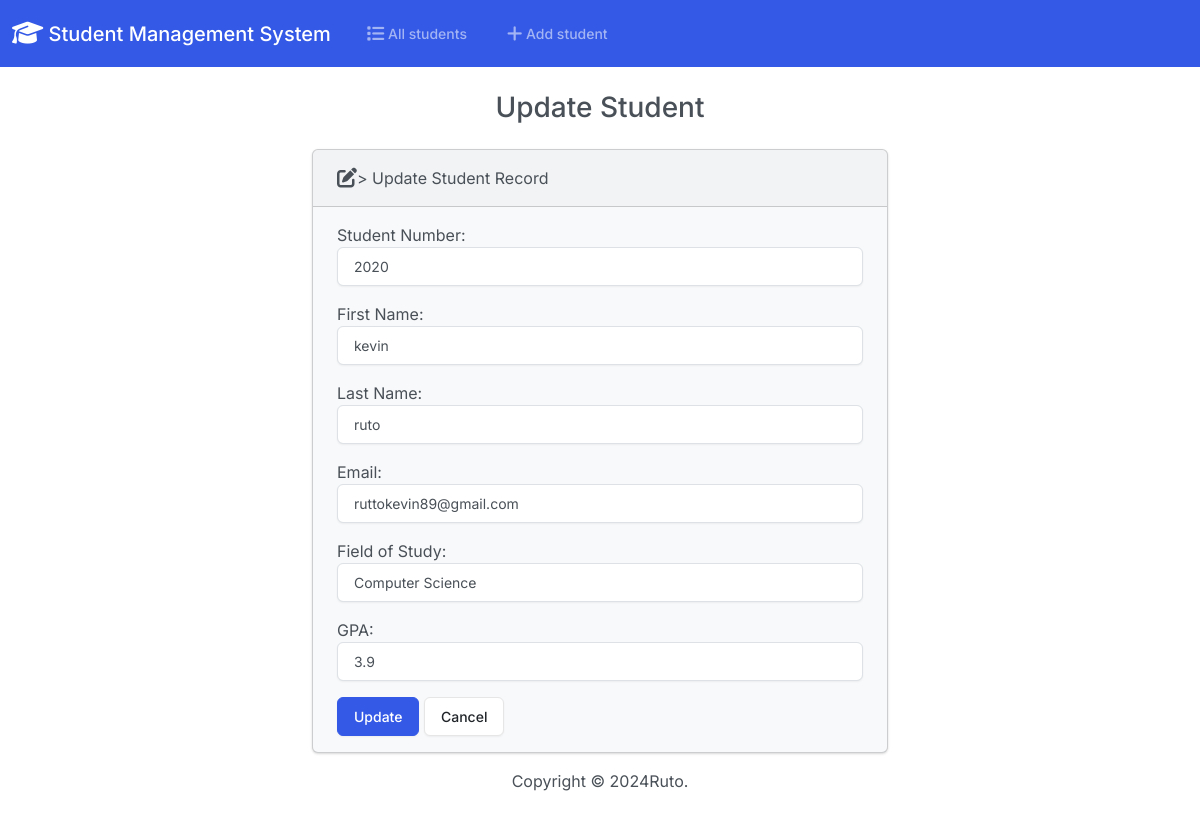
Page /edit/1/ on the committed database.
### students/models.py (models this page shows, shortened)
class Student(models.Model):
    student_number= models.PositiveIntegerField()
    first_name= models.CharField(max_length=50)
    last_name= models.CharField(max_length=50)
    email = models.EmailField(max_length=100)
    field_of_study = models.CharField(max_length=50)
    gpa = models.FloatField()

### students/views.py (the view)
# urls.py: path('edit/<int:id>/', views.edit,name='edit'),
def edit(request,id):
    if request.method == 'POST':
        student = Student.objects.get(pk=id)
        form = StudentForm(request.POST, instance=student)
        if form.is_valid():
            form.save()
            return render(request, 'students/edit.html', {
                'form ': form,
                'success':True
            })
    else :
        student = Student.objects.get(pk=id)
        form = StudentForm(instance=student)
        return render(request, 'students/edit.html', {
            'form': form
        })

### students/forms.py
class StudentForm(forms.ModelForm):
    class Meta:
        model = Student
        fields = '__all__'
        labels ={
            'student_number': 'Student Number',
            'first_name': 'First Name',
            'last_name': 'Last Name',
            'email': 'Email',
            'field_of_study': 'Field of Study',
            'gpa': 'GPA',
        }
        widgets = {
            'student_number': forms.TextInput(attrs={'class': 'form-control'}),
            'first_name': forms.TextInput(attrs={'class': 'form-control'}),
            'last_name': forms.TextInput(attrs={'class': 'form-control'}),
            'email': forms.EmailInput(attrs={'class': 'form-control'}),
            'field_of_study': forms.TextInput(attrs={'class': 'form-control'}),
            'gpa': forms.NumberInput(attrs={'class': 'form-control'}),
        }

### students/templates/students/edit.html (shortened to what this page needs)
{% extends 'students/base.html'   %}
{% block content  %}
<h3 class="text-center m-4">Update Student</h3>
{% if success %}
<div class="alert alert-success" role="alert">
    Student updated successfully!
    <a href="{% url 'students:index'  %}" class="alert-link">Go to Home Page.</a>
</div>
{% else %}
<div class="row justify-content-center">
    <div class="col-6">
        <div class="card bg-light mb-3" >
            <div class="card-header">
                <i class="fa-solid fa-pen-to-square fa-lg"></i>> Update Student Record
            </div>
            <div class="card-body">
              <form action="" method="POST">
                {{ form.as_p }}
                <button type="submit" class="btn btn-primary">Update</button>
                <a href="{% url 'students:index'  %}" class="btn btn-secondary">Cancel</a>
              </form>
            </div>
          </div>
    </div>
</div>
{% endif  %}
{% endblock content  %}

### rows in the picture
Student: student_number "2020", first_name "kevin", last_name "ruto", email "ruttokevin89@gmail.com", field_of_study "Computer Science", gpa "3.9"
